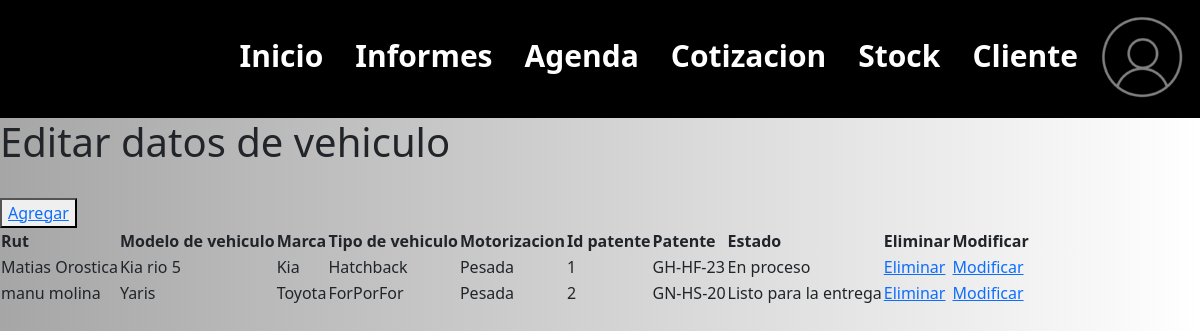
Page /gestionUser/crud_vehiculos on the committed database.
### gestionUser/models.py (models this page shows, shortened)
class Vehiculo(models.Model):  # Agregado models.Model
    rut = models.ForeignKey('Cliente', on_delete=models.CASCADE, db_column='clienteRut')
    modelo_vehiculo = models.CharField(max_length=20)
    marca = models.CharField(max_length=20)
    tipo_vehiculo = models.CharField(max_length=20)
    motorizacion = models.CharField(max_length=20)
    id_patente = models.AutoField(db_column='idPatente', primary_key=True)
    patente = models.CharField(max_length=20, blank=False, null=False)
    estado = models.CharField(max_length=45, blank=False, default='DEFAULT VALUE')

class Cliente(models.Model):
    rut = models.CharField(db_column='clienteRut', primary_key=True, max_length=10)
    primer_nombre = models.CharField(max_length=20)
    segundo_nombre = models.CharField(max_length=20, blank=True, null=True)  # Segundo nombre puede ser opcional
    apellido_paterno = models.CharField(max_length=20)
    apellido_materno = models.CharField(max_length=20, blank=True, null=True)  # Apellido materno puede ser opcional
    fecha_nacimiento = models.DateField(blank=False, null=False)
    id_genero = models.ForeignKey('Genero', on_delete=models.CASCADE, db_column='idGenero')
    telefono = models.CharField(max_length=45)
    email = models.EmailField(unique=True, max_length=100, blank=True, null=True)
    direccion = models.CharField(max_length=50, blank=True, null=True)
    activo = models.CharField(max_length=45)  # Cambiado a BooleanField
    def __str__(self):
        return f"{self.primer_nombre} {self.apellido_paterno}"

### gestionUser/views.py (the view)
def crud_vehiculos (request):
    vehiculos = Vehiculo.objects.all()
    context = {'vehiculos':vehiculos}
    return render (request, 'gestionUser/vehiculos_list.html', context)

### gestionUser/templates/gestionUser/vehiculos_list.html (shortened to what this page needs)
{% load static %}
<!DOCTYPE html>
<html lang="en">
<head>
    <link href="https://cdn.jsdelivr.net/npm/bootstrap@5.3.3/dist/css/bootstrap.min.css" rel="stylesheet">
    <link rel="stylesheet" href='{% static "css/styles.css" %}'>
</head>
<body style="background: linear-gradient(to right, #a6a6a6, #ffffff); margin: 0; height: 100vh;">
    <header>
        <ul class="nav justify-content-end" style="background-color: black;">
            <li class="nav-item">
              <a href="{% url 'index' %}" class="nav-link active" id="inicio" style="font-family: system-ui, -apple-system, BlinkMacSystemFont, 'Segoe UI', Roboto, Oxygen, Ubuntu, Cantarell, 'Open Sans', 'Helvetica Neue', sans-serif; color: white; font-size: 30px; font-weight: bold; margin-top: 25px;" aria-current="page" href="#">Inicio</a>
            </li>
            <li class="nav-item">
              <a class="nav-link" style="font-family: system-ui, -apple-system, BlinkMacSystemFont, 'Segoe UI', Roboto, Oxygen, Ubuntu, Cantarell, 'Open Sans', 'Helvetica Neue', sans-serif; color: white; font-size: 30px; font-weight: bold; margin-top: 25px;" href="#">Informes</a>
            </li>
            <li class="nav-item">
              <a class="nav-link" style="font-family: system-ui, -apple-system, BlinkMacSystemFont, 'Segoe UI', Roboto, Oxygen, Ubuntu, Cantarell, 'Open Sans', 'Helvetica Neue', sans-serif; color: white; font-size: 30px; font-weight: bold; margin-top: 25px;" href="#">Agenda</a>
            </li>
            <li class="nav-item">
                <a class="nav-link active" style="font-family: system-ui, -apple-system, BlinkMacSystemFont, 'Segoe UI', Roboto, Oxygen, Ubuntu, Cantarell, 'Open Sans', 'Helvetica Neue', sans-serif; color: white; font-size: 30px; font-weight: bold; margin-top: 25px;" aria-current="page" href="#">Cotizacion</a>
            </li>
            <li class="nav-item">
                <a class="nav-link active" style="font-family: system-ui, -apple-system, BlinkMacSystemFont, 'Segoe UI', Roboto, Oxygen, Ubuntu, Cantarell, 'Open Sans', 'Helvetica Neue', sans-serif; color: white; font-size: 30px; font-weight: bold; margin-top: 25px;" aria-current="page" href="#">Stock</a>
            </li>
            <li class="nav-item">
                <a class="nav-link active" style="font-family: system-ui, -apple-system, BlinkMacSystemFont, 'Segoe UI', Roboto, Oxygen, Ubuntu, Cantarell, 'Open Sans', 'Helvetica Neue', sans-serif; color: white; font-size: 30px; font-weight: bold; margin-top: 25px;" aria-current="page" href="#">Cliente</a>
            </li>
            <li class="nav-item">
                <img src='{% static "img/usuario.png" %}'  style="margin-top: 10px; margin-right: 10px;" alt="">
            </li>
          </ul>
    </header>
<body>
        <h1>Editar datos de vehiculo</h1>
        <br>
        <button type="button">
            <a href="{% url 'vehiculosAdd' %}"> Agregar</a>
        </button>
        <table>
            {% if vehiculos %}
                <th>Rut</th>
                <th>Modelo de vehiculo</th>
                <th>Marca</th>
                <th>Tipo de vehiculo</th>
                <th>Motorizacion</th>
                <th>Id patente</th>
                <th>Patente</th>
                <th>Estado</th>
                <th>Eliminar</th>
                <th>Modificar</th>
                {% for x in vehiculos %}
                    <tr>
                        <td>{{x.rut}}
                        <td>{{x.modelo_vehiculo}}
                        <td>{{x.marca}}
                        <td>{{x.tipo_vehiculo}}
                        <td>{{x.motorizacion}}
                        <td>{{x.id_patente}}
                        <td>{{x.patente}}
                        <td>{{x.estado}}
                        <td> <a href="{% url 'vehiculos_del' pk=x.id_patente %}"> Eliminar</a>
                        <td> <a href="{% url 'vehiculosUpdate' pk=x.id_patente %}"> Modificar</a>
                    </tr>
                {% endfor %}
            {% endif %}
        </table>
</body>
</html>

### rows in the picture
Vehiculo: rut "Matias Orostica", modelo_vehiculo "Kia rio 5", marca "Kia", tipo_vehiculo "Hatchback", motorizacion "Pesada", id_patente "1", patente "GH-HF-23", estado "En proceso"
Vehiculo: rut "manu molina", modelo_vehiculo "Yaris", marca "Toyota", tipo_vehiculo "ForPorFor", motorizacion "Pesada", id_patente "2", patente "GN-HS-20", estado "Listo para la entrega"
